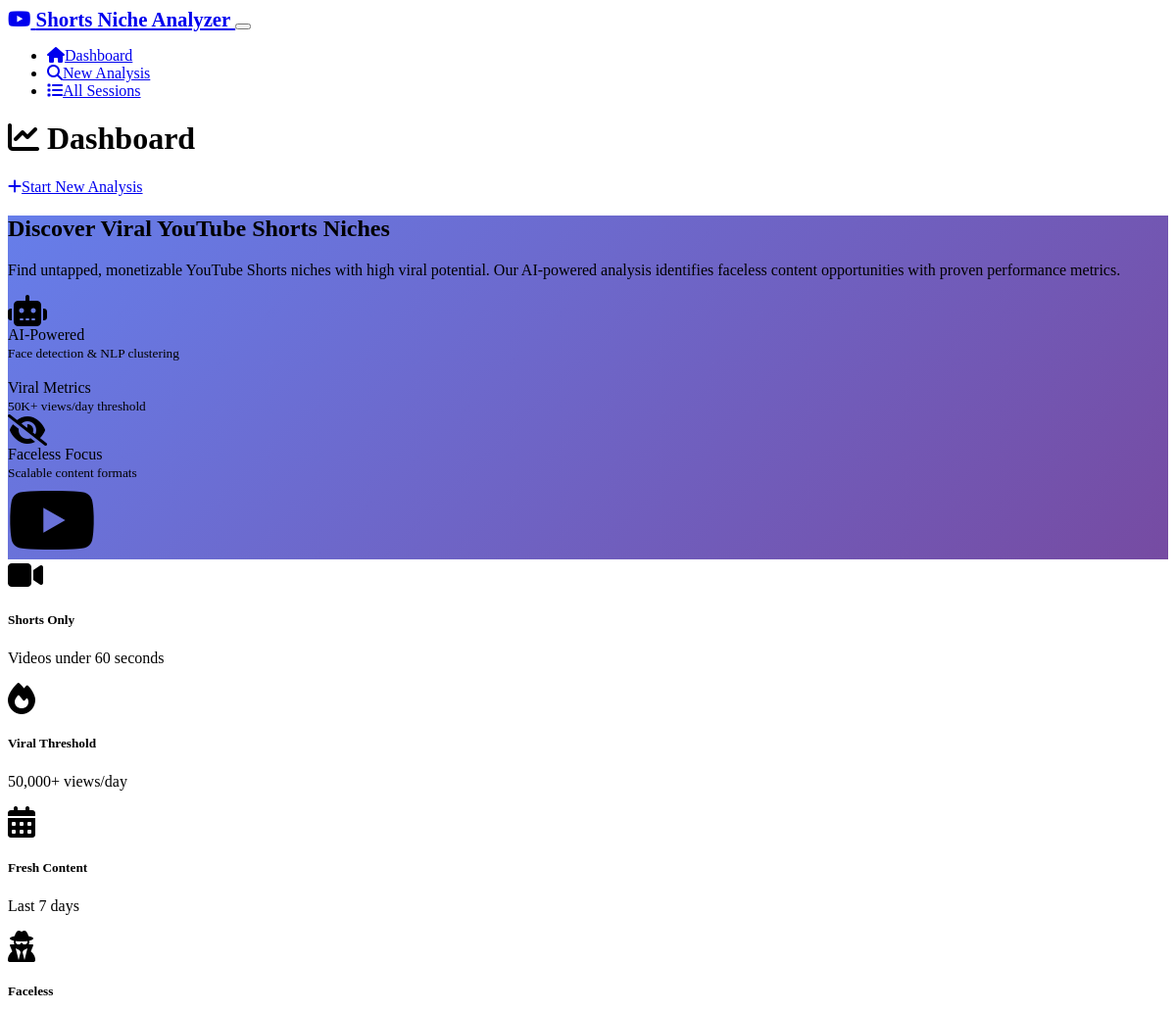
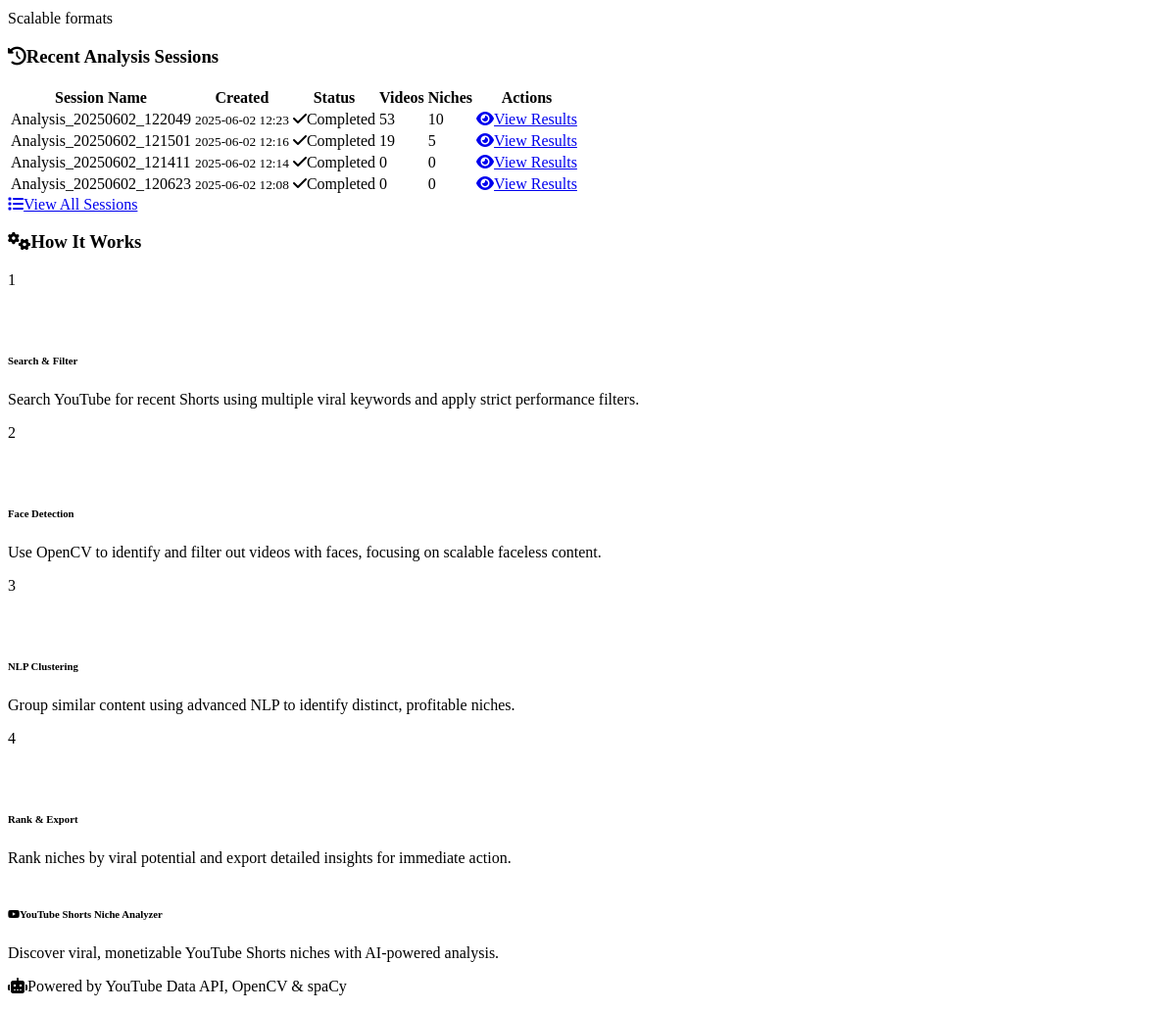
The page / on the database its author committed (2 pictures, top to bottom).
### models.py (models this page shows, shortened)
class AnalysisSession(db.Model):
    id = db.Column(db.Integer, primary_key=True)
    session_name = db.Column(db.String(200), nullable=False)
    created_at = db.Column(db.DateTime, default=datetime.utcnow)
    parameters = db.Column(db.Text)  # JSON string of search parameters
    status = db.Column(db.String(50), default='pending')  # pending, running, completed, failed
    total_videos_analyzed = db.Column(db.Integer, default=0)
    total_channels_found = db.Column(db.Integer, default=0)
    total_niches_identified = db.Column(db.Integer, default=0)

### routes.py (the view)
@app.route('/')
def index():
    recent_sessions = AnalysisSession.query.order_by(AnalysisSession.created_at.desc()).limit(5).all()
    return render_template('index.html', recent_sessions=recent_sessions)

### templates/index.html (shortened to what this page needs)
{% extends "base.html" %}
{% block content %}
<div class="row">
    <div class="col-12">
        <div class="d-flex justify-content-between align-items-center mb-4">
            <h1 class="display-5">
                <i class="fas fa-chart-line text-primary me-2"></i>
                Dashboard
            </h1>
            <a href="{{ url_for('analyze') }}" class="btn btn-primary btn-lg">
                <i class="fas fa-plus me-2"></i>Start New Analysis
            </a>
        </div>
    </div>
</div>
<div class="row mb-5">
    <div class="col-12">
        <div class="card bg-gradient text-white border-0" style="background: linear-gradient(135deg, #667eea 0%, #764ba2 100%);">
            <div class="card-body p-5">
                <div class="row align-items-center">
                    <div class="col-lg-8">
                        <h2 class="card-title h3 mb-3">Discover Viral YouTube Shorts Niches</h2>
                        <p class="card-text lead mb-4">
                            Find untapped, monetizable YouTube Shorts niches with high viral potential.
                            Our AI-powered analysis identifies faceless content opportunities with proven performance metrics.
                        </p>
                        <div class="row g-3">
                            <div class="col-md-4">
                                <div class="d-flex align-items-center">
                                    <i class="fas fa-robot fa-2x me-3 opacity-75"></i>
                                    <div>
                                        <div class="fw-bold">AI-Powered</div>
                                        <small class="opacity-75">Face detection & NLP clustering</small>
                                    </div>
                                </div>
                            </div>
                            <div class="col-md-4">
                                <div class="d-flex align-items-center">
                                    <div>
                                        <div class="fw-bold">Viral Metrics</div>
                                        <small class="opacity-75">50K+ views/day threshold</small>
                                    </div>
                                </div>
                            </div>
                            <div class="col-md-4">
                                <div class="d-flex align-items-center">
                                    <i class="fas fa-eye-slash fa-2x me-3 opacity-75"></i>
                                    <div>
                                        <div class="fw-bold">Faceless Focus</div>
                                        <small class="opacity-75">Scalable content formats</small>
                                    </div>
                                </div>
                            </div>
                        </div>
                    </div>
                    <div class="col-lg-4 text-center">
                        <i class="fab fa-youtube fa-5x opacity-75"></i>
                    </div>
                </div>
            </div>
        </div>
    </div>
</div>
<div class="row mb-5">
    <div class="col-md-3">
        <div class="card text-center border-0 bg-body-secondary">
            <div class="card-body">
                <i class="fas fa-video fa-2x text-primary mb-3"></i>
                <h5 class="card-title">Shorts Only</h5>
                <p class="card-text small text-muted">Videos under 60 seconds</p>
            </div>
        </div>
    </div>
    <div class="col-md-3">
        <div class="card text-center border-0 bg-body-secondary">
            <div class="card-body">
                <i class="fas fa-fire fa-2x text-danger mb-3"></i>
                <h5 class="card-title">Viral Threshold</h5>
                <p class="card-text small text-muted">50,000+ views/day</p>
            </div>
        </div>
    </div>
    <div class="col-md-3">
        <div class="card text-center border-0 bg-body-secondary">
            <div class="card-body">
                <i class="fas fa-calendar-alt fa-2x text-success mb-3"></i>
                <h5 class="card-title">Fresh Content</h5>
                <p class="card-text small text-muted">Last 7 days</p>
            </div>
        </div>
    </div>
    <div class="col-md-3">
        <div class="card text-center border-0 bg-body-secondary">
            <div class="card-body">
                <i class="fas fa-user-secret fa-2x text-warning mb-3"></i>
                <h5 class="card-title">Faceless</h5>
                <p class="card-text small text-muted">Scalable formats</p>
            </div>
        </div>
    </div>
</div>
{% if recent_sessions %}
<div class="row">
    <div class="col-12">
        <h3 class="mb-4">
            <i class="fas fa-history me-2"></i>Recent Analysis Sessions
        </h3>
        <div class="table-responsive">
            <table class="table table-hover">
                <thead>
                    <tr>
                        <th>Session Name</th>
                        <th>Created</th>
                        <th>Status</th>
                        <th>Videos</th>
                        <th>Niches</th>
                        <th>Actions</th>
                    </tr>
                </thead>
                <tbody>
                    {% for session in recent_sessions %}
                    <tr>
                        <td>
                            <div class="fw-bold">{{ session.session_name }}</div>
                        </td>
                        <td>
                            <small class="text-muted">
                                {{ session.created_at.strftime('%Y-%m-%d %H:%M') }}
                            </small>
                        </td>
                        <td>
                            {% if session.status == 'completed' %}
                                <span class="badge bg-success">
                                    <i class="fas fa-check me-1"></i>Completed
                                </span>
                            {% elif session.status == 'running' %}
                                <span class="badge bg-primary">
                                    <i class="fas fa-spinner fa-spin me-1"></i>Running
                                </span>
                            {% elif session.status == 'failed' %}
                                <span class="badge bg-danger">
                                    <i class="fas fa-times me-1"></i>Failed
                                </span>
                            {% else %}
                                <span class="badge bg-secondary">
                                    <i class="fas fa-clock me-1"></i>Pending
                                </span>
                            {% endif %}
                        </td>
                        <td>
                            <span class="fw-bold">{{ session.total_videos_analyzed or 0 }}</span>
                        </td>
                        <td>
                            <span class="fw-bold">{{ session.total_niches_identified or 0 }}</span>
                        </td>
                        <td>
                            <a href="{{ url_for('results', session_id=session.id) }}"
                               class="btn btn-sm btn-outline-primary">
                                <i class="fas fa-eye me-1"></i>View Results
                            </a>
                        </td>
                    </tr>
                    {% endfor %}
                </tbody>
            </table>
        </div>
        <div class="text-center mt-3">
            <a href="{{ url_for('sessions') }}" class="btn btn-outline-secondary">
                <i class="fas fa-list me-2"></i>View All Sessions
            </a>
        </div>
    </div>
</div>
{% endif %}
<div class="row mt-5">
    <div class="col-12">
        <h3 class="mb-4 text-center">
            <i class="fas fa-cogs me-2"></i>How It Works
        </h3>
        <div class="row g-4">
            <div class="col-md-3">
                <div class="card border-0 bg-body-secondary h-100">
                    <div class="card-body text-center">
                        <div class="rounded-circle bg-primary text-white d-inline-flex align-items-center justify-content-center mb-3"
                             style="width: 60px; height: 60px;">
                            <span class="fs-4 fw-bold">1</span>
                        </div>
                        <h6 class="card-title">Search & Filter</h6>
                        <p class="card-text small text-muted">
                            Search YouTube for recent Shorts using multiple viral keywords and apply strict performance filters.
                        </p>
                    </div>
                </div>
            </div>
            <div class="col-md-3">
                <div class="card border-0 bg-body-secondary h-100">
                    <div class="card-body text-center">
                        <div class="rounded-circle bg-primary text-white d-inline-flex align-items-center justify-content-center mb-3"
                             style="width: 60px; height: 60px;">
                            <span class="fs-4 fw-bold">2</span>
                        </div>
                        <h6 class="card-title">Face Detection</h6>
                        <p class="card-text small text-muted">
                            Use OpenCV to identify and filter out videos with faces, focusing on scalable faceless content.
                        </p>
                    </div>
                </div>
            </div>
            <div class="col-md-3">
                <div class="card border-0 bg-body-secondary h-100">
                    <div class="card-body text-center">
                        <div class="rounded-circle bg-primary text-white d-inline-flex align-items-center justify-content-center mb-3"
                             style="width: 60px; height: 60px;">
                            <span class="fs-4 fw-bold">3</span>
                        </div>
                        <h6 class="card-title">NLP Clustering</h6>
                        <p class="card-text small text-muted">
                            Group similar content using advanced NLP to identify distinct, profitable niches.
                        </p>
                    </div>
                </div>
            </div>
            <div class="col-md-3">
                <div class="card border-0 bg-body-secondary h-100">
                    <div class="card-body text-center">
                        <div class="rounded-circle bg-primary text-white d-inline-flex align-items-center justify-content-center mb-3"
                             style="width: 60px; height: 60px;">
                            <span class="fs-4 fw-bold">4</span>
                        </div>
                        <h6 class="card-title">Rank & Export</h6>
                        <p class="card-text small text-muted">
                            Rank niches by viral potential and export detailed insights for immediate action.
                        </p>
                    </div>
                </div>
            </div>
        </div>
    </div>
</div>
{% endblock %}

### templates/base.html (shortened to what this page needs)
<!DOCTYPE html>
<html lang="en" data-bs-theme="dark">
<head>
    <link href="https://cdn.replit.com/agent/bootstrap-agent-dark-theme.min.css" rel="stylesheet">
    <link rel="stylesheet" href="https://cdnjs.cloudflare.com/ajax/libs/font-awesome/6.4.0/css/all.min.css">
    <link rel="stylesheet" href="{{ url_for('static', filename='css/style.css') }}">
</head>
<body>
    <nav class="navbar navbar-expand-lg navbar-dark bg-dark">
        <div class="container">
            <a class="navbar-brand" href="{{ url_for('index') }}">
                <i class="fab fa-youtube text-danger me-2"></i>
                Shorts Niche Analyzer
            </a>
            <button class="navbar-toggler" type="button" data-bs-toggle="collapse" data-bs-target="#navbarNav">
            </button>
            <div class="collapse navbar-collapse" id="navbarNav">
                <ul class="navbar-nav me-auto">
                    <li class="nav-item">
                        <a class="nav-link" href="{{ url_for('index') }}">
                            <i class="fas fa-home me-1"></i>Dashboard
                        </a>
                    </li>
                    <li class="nav-item">
                        <a class="nav-link" href="{{ url_for('analyze') }}">
                            <i class="fas fa-search me-1"></i>New Analysis
                        </a>
                    </li>
                    <li class="nav-item">
                        <a class="nav-link" href="{{ url_for('sessions') }}">
                            <i class="fas fa-list me-1"></i>All Sessions
                        </a>
                    </li>
                </ul>
            </div>
        </div>
    </nav>
    <main class="container my-4">
        {% block content %}{% endblock %}
    </main>
    <footer class="bg-dark text-light py-4 mt-5">
        <div class="container">
            <div class="row">
                <div class="col-md-6">
                    <h6><i class="fab fa-youtube text-danger me-2"></i>YouTube Shorts Niche Analyzer</h6>
                    <p class="text-muted small">Discover viral, monetizable YouTube Shorts niches with AI-powered analysis.</p>
                </div>
                <div class="col-md-6 text-md-end">
                    <p class="text-muted small">
                        <i class="fas fa-robot me-1"></i>Powered by YouTube Data API, OpenCV & spaCy
                    </p>
                </div>
            </div>
        </div>
    </footer>
</body>
</html>

### static/css/style.css (style rules this page uses)
:root { --primary-gradient: linear-gradient(135deg, #667eea 0%, #764ba2 100%); --success-gradient: linear-gradient(135deg, #11998e 0%, #38ef7d 100%); --warning-gradient: linear-gradient(135deg, #f093fb 0%, #f5576c 100%); --info-gradient: linear-gradient(135deg, #4facfe 0%, #00f2fe 100%); }
.card { transition: transform 0.2s ease, box-shadow 0.2s ease; }
.bg-gradient { background: var(--primary-gradient) !important; }
.badge { font-weight: 500; }
.navbar-brand { font-weight: 600; font-size: 1.3rem; }
footer { margin-top: auto; border-top: 1px solid rgba(255, 255, 255, 0.1); }
.fas, .fab { font-family: "Font Awesome 6 Free", "Font Awesome 6 Brands"; }

### rows shown on the page
AnalysisSession: session_name "Analysis_20250602_122049", created_at "2025-06-02 12:23", status "completed" (drawn), total_videos_analyzed "53", total_niches_identified "10"
AnalysisSession: session_name "Analysis_20250602_121501", created_at "2025-06-02 12:16", status "completed" (drawn), total_videos_analyzed "19", total_niches_identified "5"
AnalysisSession: session_name "Analysis_20250602_121411", created_at "2025-06-02 12:14", status "completed" (drawn), total_videos_analyzed "0", total_niches_identified "0"
AnalysisSession: session_name "Analysis_20250602_120623", created_at "2025-06-02 12:08", status "completed" (drawn), total_videos_analyzed "0", total_niches_identified "0"
